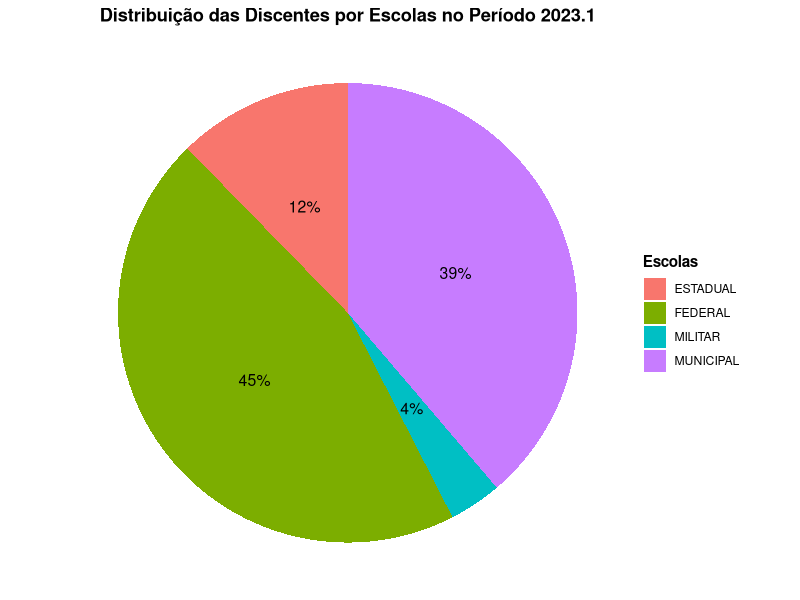

R code for this plot:
library(ggplot2)

# Criar data frame
df <- data.frame(
  Escolas = c("ESTADUAL", "FEDERAL", "MILITAR", "MUNICIPAL"),
  quantidade = c(40, 147, 12, 126)
)
names(df)[names(df) == "Tiposdeescolas"] <- "Escolas"

# Calcular porcentagem
df$porcento <- round(df$quantidade / sum(df$quantidade) * 100)

# Gráfico de pizza com ggplot2
ggplot(df, aes(x = "", y = quantidade, fill = Escolas)) +
  geom_bar(stat = "identity", width = 1) +
  coord_polar("y") +
  geom_text(aes(label = paste0(porcento, "%")), 
            position = position_stack(vjust = 0.5), size = 4) +
  labs(title = "Distribuição das Discentes por Escolas no Período 2023.1",
       fill = "Escolas") +  # Define o título da legenda
  theme_void() +
  theme(
    plot.title = element_text(hjust = 0.5, face = "bold"),
    legend.title = element_text(face = "bold"),    # Título da legenda em negrito
    legend.text = element_text(face = "plain")     # Texto da legenda normal
  )
